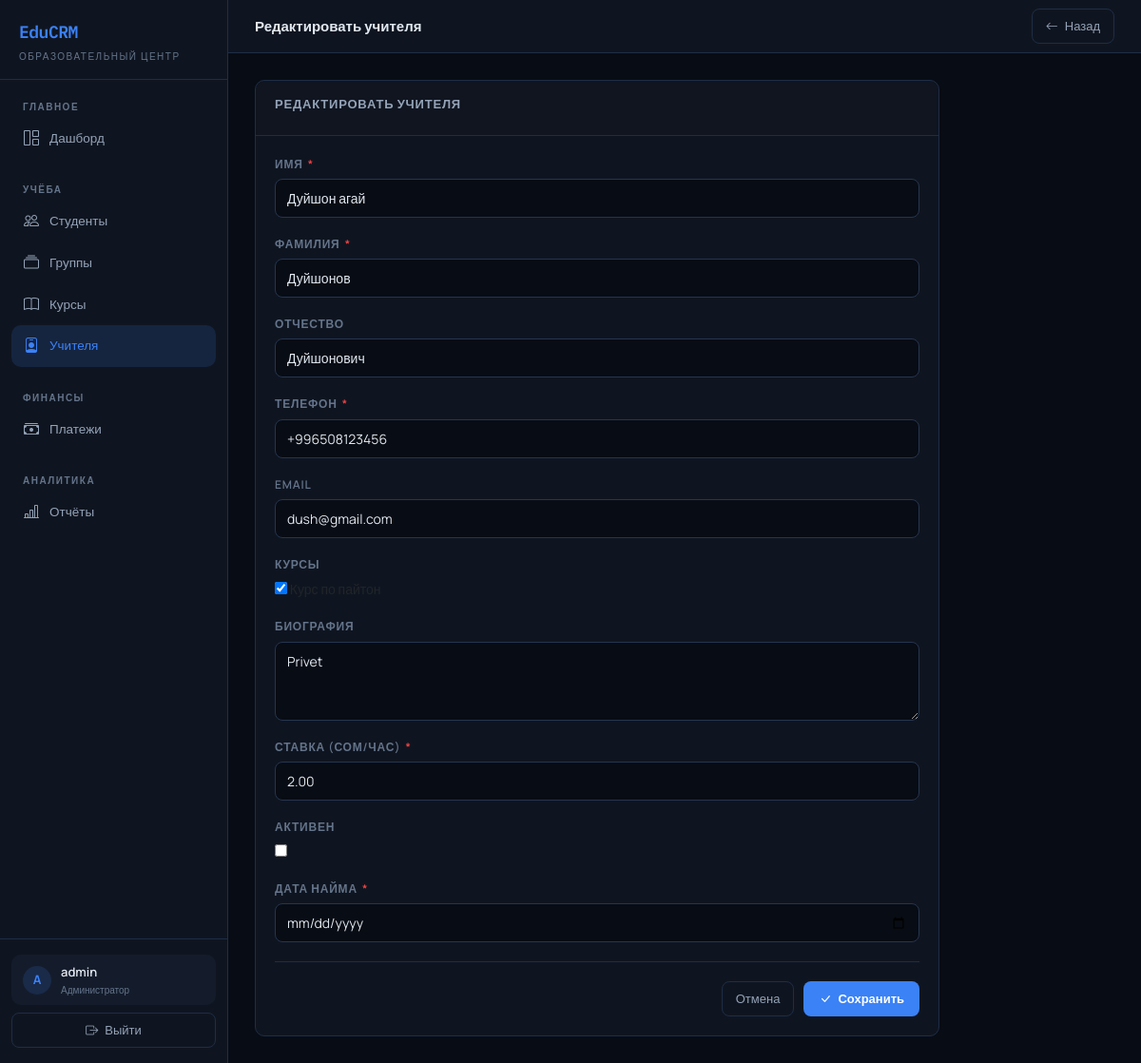
/teachers/1/edit/ (signed in), run on the app's committed database.
### core/models.py (models this page shows, shortened)
class Teacher(models.Model):
    first_name = models.CharField('Имя', max_length=100)
    last_name = models.CharField('Фамилия', max_length=100)
    middle_name = models.CharField('Отчество', max_length=100, blank=True)
    phone = models.CharField('Телефон', max_length=20)
    email = models.EmailField('Email', blank=True)
    courses = models.ManyToManyField(Course, verbose_name='Курсы', blank=True)
    bio = models.TextField('Биография', blank=True)
    salary_rate = models.DecimalField('Ставка (сом/час)', max_digits=10, decimal_places=2, default=0)
    is_active = models.BooleanField('Активен', default=True)
    hired_date = models.DateField('Дата найма', default=timezone.now)
    created_at = models.DateTimeField(auto_now_add=True)
    class Meta:
        verbose_name = 'Учитель'
        verbose_name_plural = 'Учителя'
        ordering = ['last_name', 'first_name']

### core/views.py (the view)
# urls.py: path('teachers/<int:pk>/edit/', views.teacher_edit, name='teacher_edit'),
@login_required
def teacher_edit(request, pk):
    teacher = get_object_or_404(Teacher, pk=pk)
    if request.method == 'POST':
        form = TeacherForm(request.POST, instance=teacher)
        if form.is_valid():
            form.save()
            messages.success(request, 'Данные учителя обновлены.')
            return redirect('teacher_detail', pk=pk)
    else:
        form = TeacherForm(instance=teacher)
    return render(request, 'teachers/form.html', {
        'form': form, 'teacher': teacher, 'title': 'Редактировать учителя'
    })

### core/forms.py
class TeacherForm(forms.ModelForm):
    class Meta:
        model = Teacher
        fields = ['first_name', 'last_name', 'middle_name', 'phone', 'email',
                  'courses', 'bio', 'salary_rate', 'is_active', 'hired_date']
        widgets = {
            'hired_date': forms.DateInput(attrs={'type': 'date'}),
            'bio': forms.Textarea(attrs={'rows': 3}),
            'courses': forms.CheckboxSelectMultiple(),
        }
    def __init__(self, *args, **kwargs):
        super().__init__(*args, **kwargs)
        _apply_attrs(self)

### core/forms.py (called while the page is built)
def _apply_attrs(form):
    for field in form.fields.values():
        w = field.widget
        cls = w.__class__.__name__
        if cls in ('TextInput', 'EmailInput', 'NumberInput', 'URLInput',
                   'PasswordInput', 'DateInput', 'TimeInput', 'DateTimeInput'):
            w.attrs.setdefault('class', 'form-control')
        elif cls == 'Textarea':
            w.attrs.setdefault('class', 'form-control')
        elif cls in ('Select',):
            w.attrs.setdefault('class', 'form-select')

### core/models.py (called while the page is built)
    def __str__(self):
        return self.name

### templates/teachers/form.html (shortened to what this page needs)
{% extends 'base.html' %}
{% block page_title %}{{ title }}{% endblock %}
{% block topbar_actions %}
<a href="javascript:history.back()" class="btn-ghost">
    <i class="bi bi-arrow-left"></i> Назад
</a>
{% endblock %}
{% block content %}
<div style="max-width:720px">
    <div class="card">
        <div class="card-header">
            <span class="card-title">{{ title }}</span>
        </div>
        <div class="card-body">
            <form method="post" novalidate>
                {% for field in form %}
                <div class="form-group">
                    <label class="form-label" for="{{ field.id_for_label }}">
                        {{ field.label }}
                        {% if field.field.required %}<span style="color:var(--red);margin-left:2px">*</span>{% endif %}
                    </label>
                    {{ field }}
                </div>
                {% endfor %}
                <div class="divider"></div>
                <div style="display:flex;gap:10px;justify-content:flex-end">
                    <a href="javascript:history.back()" class="btn-ghost">Отмена</a>
                    <button type="submit" class="btn-primary-custom">
                        <i class="bi bi-check-lg"></i> Сохранить
                    </button>
                </div>
            </form>
        </div>
    </div>
</div>
{% endblock %}

### templates/base.html (shortened to what this page needs)
<!DOCTYPE html>
<html lang="ru">
<head>
    <link href="https://cdn.jsdelivr.net/npm/bootstrap@5.3.0/dist/css/bootstrap.min.css" rel="stylesheet">
    <link href="https://cdn.jsdelivr.net/npm/bootstrap-icons@1.11.0/font/bootstrap-icons.css" rel="stylesheet">
</head>
<body>
<nav class="sidebar">
    <div class="sidebar-logo">
        <div class="logo-mark">EduCRM</div>
        <div class="logo-sub">Образовательный центр</div>
    </div>
    <div class="sidebar-nav">
        <div class="sidebar-section">Главное</div>
        <a href="{% url 'dashboard' %}" class="nav-link {% if request.resolver_match.url_name == 'dashboard' %}active{% endif %}">
            <i class="bi bi-grid-1x2"></i> Дашборд
        </a>
        <div class="sidebar-section" style="margin-top:8px">Учёба</div>
        <a href="{% url 'student_list' %}" class="nav-link {% if 'student' in request.resolver_match.url_name %}active{% endif %}">
            <i class="bi bi-people"></i> Студенты
        </a>
        <a href="{% url 'group_list' %}" class="nav-link {% if 'group' in request.resolver_match.url_name %}active{% endif %}">
            <i class="bi bi-collection"></i> Группы
        </a>
        <a href="{% url 'course_list' %}" class="nav-link {% if 'course' in request.resolver_match.url_name %}active{% endif %}">
            <i class="bi bi-book"></i> Курсы
        </a>
        <a href="{% url 'teacher_list' %}" class="nav-link {% if 'teacher' in request.resolver_match.url_name %}active{% endif %}">
            <i class="bi bi-person-badge"></i> Учителя
        </a>
        <div class="sidebar-section" style="margin-top:8px">Финансы</div>
        <a href="{% url 'payment_list' %}" class="nav-link {% if 'payment' in request.resolver_match.url_name %}active{% endif %}">
            <i class="bi bi-cash-stack"></i> Платежи
        </a>
        <div class="sidebar-section" style="margin-top:8px">Аналитика</div>
        <a href="{% url 'report_overview' %}" class="nav-link {% if 'report' in request.resolver_match.url_name %}active{% endif %}">
            <i class="bi bi-bar-chart-line"></i> Отчёты
        </a>
    </div>
    <div class="sidebar-footer">
        <div class="user-chip">
            <div class="user-avatar">
                {{ request.user.username|first|upper }}
            </div>
            <div>
                <div class="user-name">{{ request.user.get_full_name|default:request.user.username }}</div>
                <div class="user-role">Администратор</div>
            </div>
        </div>
        <a href="{% url 'logout' %}" class="btn-ghost w-100 mt-2 justify-content-center" style="width:100%;display:flex;">
            <i class="bi bi-box-arrow-right"></i> Выйти
        </a>
    </div>
</nav>
<div class="main-content">
    <div class="topbar">
        <div class="topbar-title">{% block page_title %}{% endblock %}</div>
        <div class="topbar-actions">{% block topbar_actions %}{% endblock %}</div>
    </div>
    <div class="page-body">
        {% block content %}{% endblock %}
    </div>
</div>
</body>
</html>

### templates/base.html (style rules this page uses)
:root { --bg: #080C14; --bg-card: #0F1520; --bg-hover: #141C2B; --border: #1E2D47; --border-light: #253551; --accent: #3B82F6; --accent-dim: rgba(59,130,246,0.15); --accent-hover: #60A5FA; --green: #10B981; --green-dim: rgba(16,185,129,0.15); --red: #EF4444; --red-dim: rgba(239,68,68,0.15); --yellow: #F59E0B; --yellow-dim: rgba(245,158,11,0.15); --purple: #8B5CF6; --purple-dim: rgba(139,92,246,0.15); --text: #E2E8F0; --text-muted: #64748B; --text-dim: #94A3B8; --mono: 'IBM Plex Mono', monospace; --sans: 'Manrope', sans-serif; --sidebar-w: 240px; --radius: 10px; }
* { box-sizing: border-box; }
html, body { height: 100%; }
body { font-family: var(--sans); background: var(--bg); color: var(--text); margin: 0; font-size: 14px; line-height: 1.6; }
.sidebar { position: fixed; left: 0; top: 0; bottom: 0; width: var(--sidebar-w); background: var(--bg-card); border-right: 1px solid var(--border); display: flex; flex-direction: column; z-index: 100; overflow-y: auto; }
.sidebar-logo { padding: 20px 20px 16px; border-bottom: 1px solid var(--border); }
.sidebar-logo .logo-mark { font-family: var(--mono); font-size: 18px; font-weight: 600; color: var(--accent); letter-spacing: -0.5px; }
.sidebar-logo .logo-sub { font-size: 10px; color: var(--text-muted); text-transform: uppercase; letter-spacing: 1.5px; margin-top: 2px; }
.sidebar-section { padding: 16px 12px 4px; font-size: 10px; font-weight: 700; text-transform: uppercase; letter-spacing: 1.5px; color: var(--text-muted); }
.sidebar-nav { padding: 4px 12px; flex: 1; }
.nav-link { display: flex; align-items: center; gap: 10px; padding: 9px 12px; border-radius: var(--radius); color: var(--text-dim); text-decoration: none; font-weight: 500; font-size: 13.5px; transition: all 0.15s; }
.nav-link.active { background: var(--accent-dim); color: var(--accent); }
.nav-link i { font-size: 16px; width: 18px; text-align: center; }
.sidebar-footer { padding: 16px 12px; border-top: 1px solid var(--border); }
.user-chip { display: flex; align-items: center; gap: 10px; padding: 8px 12px; border-radius: var(--radius); background: var(--bg-hover); }
.user-avatar { width: 30px; height: 30px; background: var(--accent-dim); border-radius: 50%; display: flex; align-items: center; justify-content: center; color: var(--accent); font-size: 13px; font-weight: 700; flex-shrink: 0; }
.user-name { font-size: 13px; font-weight: 600; flex: 1; }
.user-role { font-size: 10px; color: var(--text-muted); }
.main-content { margin-left: var(--sidebar-w); min-height: 100vh; display: flex; flex-direction: column; }
.topbar { height: 56px; border-bottom: 1px solid var(--border); display: flex; align-items: center; padding: 0 28px; gap: 12px; background: var(--bg-card); position: sticky; top: 0; z-index: 50; }
.topbar-title { font-size: 15px; font-weight: 700; flex: 1; }
.topbar-actions { display: flex; gap: 8px; align-items: center; }
.page-body { padding: 28px; flex: 1; }
.card { background: var(--bg-card); border: 1px solid var(--border); border-radius: var(--radius); overflow: hidden; }
.card-header { padding: 14px 20px; border-bottom: 1px solid var(--border); display: flex; align-items: center; justify-content: space-between; gap: 12px; }
.card-title { font-size: 13px; font-weight: 700; text-transform: uppercase; letter-spacing: 0.8px; color: var(--text-dim); }
.card-body { padding: 20px; }
.btn-primary-custom { display: inline-flex; align-items: center; gap: 7px; background: var(--accent); color: #fff; border: none; border-radius: 8px; padding: 8px 16px; font-size: 13px; font-weight: 600; cursor: pointer; text-decoration: none; transition: all 0.15s; }
.btn-ghost { display: inline-flex; align-items: center; gap: 7px; background: transparent; color: var(--text-dim); border: 1px solid var(--border); border-radius: 8px; padding: 7px 14px; font-size: 13px; font-weight: 500; cursor: pointer; text-decoration: none; transition: all 0.15s; }
.form-group { margin-bottom: 18px; }
.form-label { display: block; margin-bottom: 6px; font-size: 12px; font-weight: 600; text-transform: uppercase; letter-spacing: 0.8px; color: var(--text-muted); }
.form-control, .form-select { width: 100%; background: var(--bg); border: 1px solid var(--border-light); border-radius: 8px; color: var(--text); padding: 9px 12px; font-size: 14px; font-family: var(--sans); transition: border-color 0.15s; }
textarea.form-control { resize: vertical; min-height: 80px; }
.divider { height: 1px; background: var(--border); margin: 20px 0; }

### data on the page
Teacher: form "Дуйшон агай" "Дуйшонов" "Дуйшонович" "+996508123456" "dush@gmail.com" "Privet" "2.00"

### other printed values
{{ request.user.username|first|upper }} "A"
{{ request.user.get_full_name|default:request.user.username }} "admin"
{{ title }} "Редактировать учителя"
{{ title }} "РЕДАКТИРОВАТЬ УЧИТЕЛЯ"
{{ field.label }} "ИМЯ" "ФАМИЛИЯ" "ОТЧЕСТВО" "ТЕЛЕФОН" "EMAIL" "КУРСЫ" "БИОГРАФИЯ" "СТАВКА (СОМ/ЧАС)" "АКТИВЕН" "ДАТА НАЙМА"
